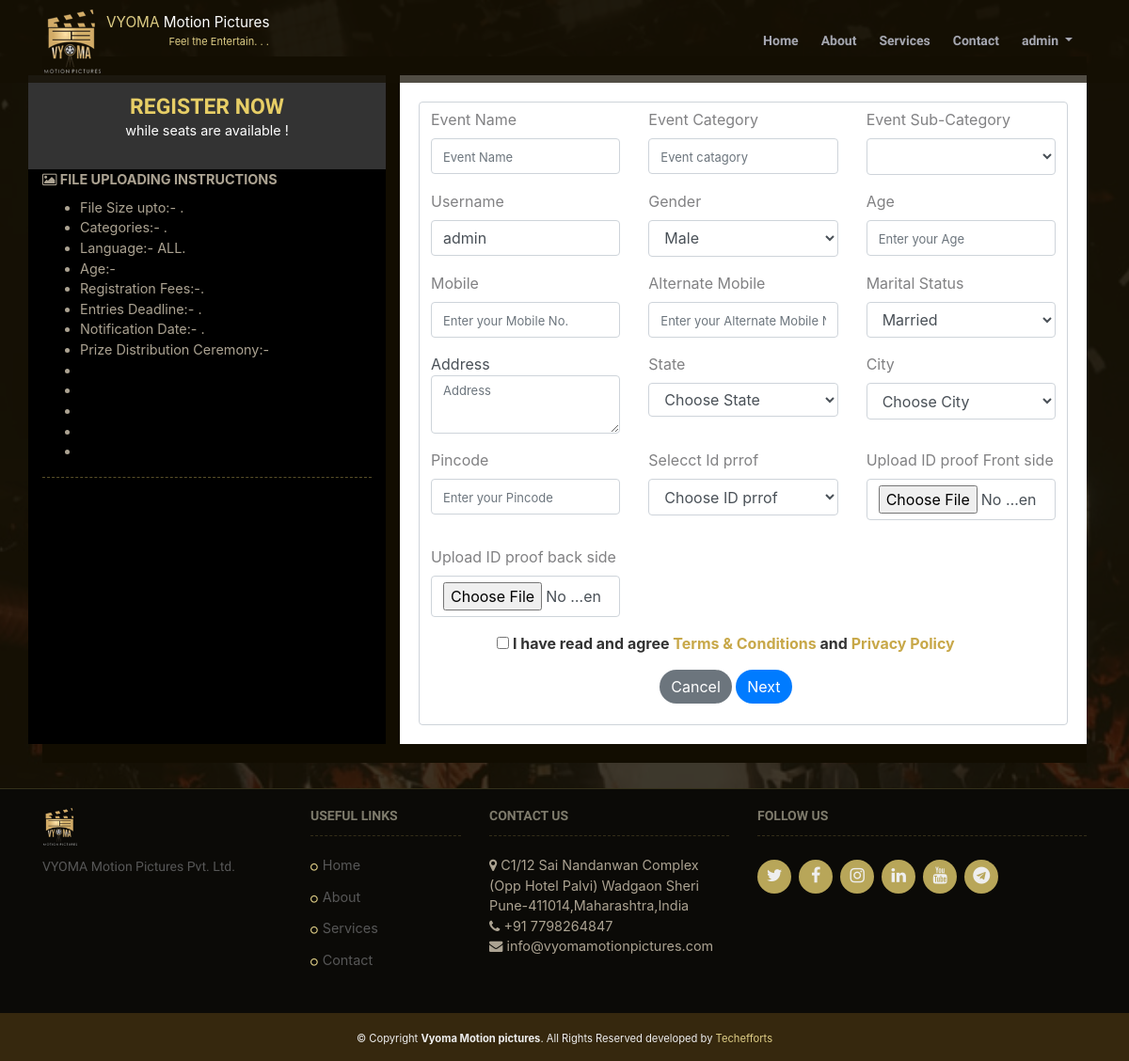
/register/ (signed in), run on an earlier commit of the app's database.
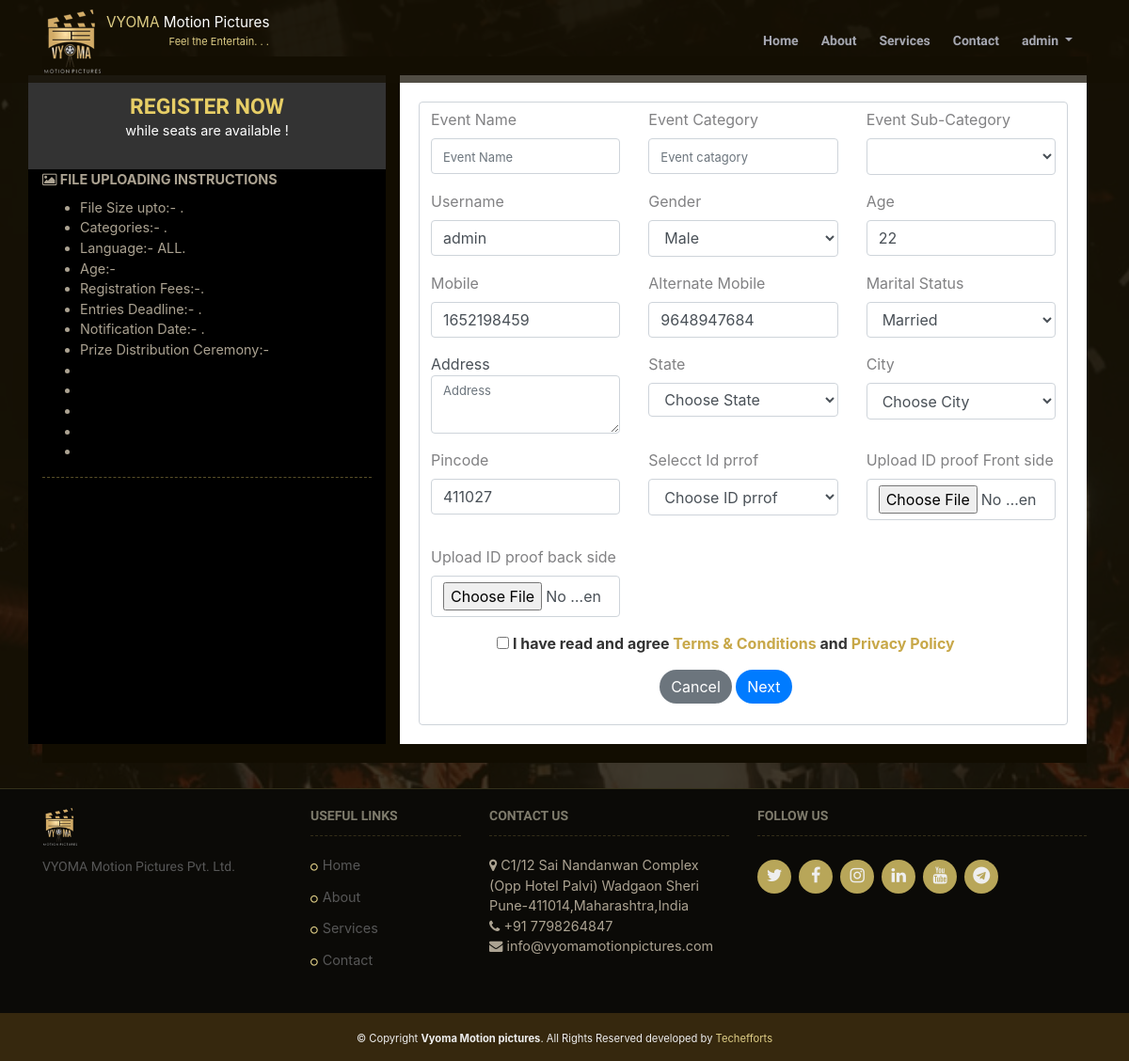
And on a later commit of the database.
### event_reg/models.py (models this page shows)
class user_reg(models.Model):
    user=models.ForeignKey(settings.AUTH_USER_MODEL, on_delete=models.CASCADE, null=True, default=None)
    event=models.ForeignKey(event,on_delete=models.CASCADE, null=True, default=None)
    event_sub_category=models.CharField(max_length=80,null=True,blank=True)
    first_name=models.CharField(max_length=125,null=True,blank=True)
    Last_name=models.CharField(max_length=125,null=True,blank=True)
    Email=models.EmailField(max_length=254,null=True,blank=True)
    gender = models.CharField(max_length=1,null=True,blank=True, choices=GENDER_CHOICES)
    age=models.IntegerField(null=True,blank=True)
    mobile=models.IntegerField(null=True,blank=True)
    alternamte_mobile=models.IntegerField(null=True,blank=True)
    marital_status=models.CharField(max_length=1,null=True,blank=True)
    birthdate=models.CharField(max_length=100,null=True,blank=True)
    address=models.TextField(blank=True,null=True)
    city=models.CharField(max_length=50,null=True,blank=True)
    state=models.CharField(max_length=50,null=True,blank=True)
    pincode=models.IntegerField(null=True,blank=True)
    id_proof=models.CharField(max_length=50,null=True,blank=True)
    identity_proof=models.ImageField(upload_to="identity_proof/",verbose_name='identity_proof',null=True,blank=True)
    identity_proof_back=models.ImageField(upload_to="identity_proof/",verbose_name='identity_proof',null=True,blank=True)

### event_reg/views.py (the view, shortened to what this page needs)
# urls.py: path('register/', views.register, name ='register'),
@login_required
def register(request,pk=None):
	try:
			reg_user=user_reg.objects.get(Email=request.user.email)
			print ("regrister_user_id",request.user.email)
	except:
			reg_user=None
			pass
	return render(request,'Register-now.html',{"reg_user":reg_user})

### templates/Register-now.html (shortened to what the changed rows need)
{% extends 'master.html' %}
{% load static %}
{% block content %}
    <section id="innerpage">
        <div class="container wow fadeInUp">
          <main  id="main" class="bg-white">
            <div class="row">
                <div class="col-lg-4 col-md-4 bg-white col-sm-12 hidden-xs">
                    <div class="row">
                        <div class="col-lg-12 col-md-12 side-img-content">
                            <h2>Register now </h2>
                        </div>
                      </div>
                </div>
                <aside class="col-sm-12 col-lg-8 col-md-8 p8  content-form">
                        <div class="row">
                            <div class="col-lg-12 col-md-12 ">
                                <div class="white-bg">
                                    <div class="row">
                                        <div class="col-lg-12 col-md-12 mt-2">
                                            <form role="form" enctype="multipart/form-data" class="form-control" method='POST' action="/register/">
                                                <div class="row">
                                                    <div class="col-lg-4 form-group  col-md-4">
                                                        <label>Age</label>
                                                        <input name="age" value="{{reg_user.age}}" class="form-control" type="number" min="7" max="99" placeholder="Enter your Age" required/>
                                                    </div>
                                                    <div class="col-lg-4 form-group  col-md-4">
                                                        <label>   Mobile</label>
                                                        <input class="form-control" value="{{reg_user.mobile}}" type="text" type="tel" name="mobile" pattern="[0-9]{10}" maxlength="10"  placeholder="Enter your Mobile No." required/>
                                                    </div>
                                                    <div class="col-lg-4 form-group  col-md-4">
                                                        <label>   Alternate Mobile</label>
                                                        <input class="form-control" type="text" type="tel" name="alternamte_mobile" value="{{reg_user.alternamte_mobile}}" pattern="[0-9]{10}" maxlength="10"  placeholder="Enter your Alternate Mobile No." required/>
                                                    </div>
                                                    <div class="col-lg-4 col-md-4">
                                                        <div class="form-group">
                                                            <select name="marital_status" value="{{reg_user.marital_status}}"class="select form-control">
                                                                <option>Married</option>
                                                            </select>
                                                        </div>
                                                    </div>
                                                    <div class="col-lg-4 form-group col-md-4">
                                                        <lable>Address</lable>
                                                        <textarea   name="address" value="{{reg_user.address}}"class="form-control" rows="2" placeholder="Address"></textarea required>
                                                    </div>
                                                    <div class="col-lg-4 col-md-4">
                                                        <div class="form-group">
                                                            <select value="{{reg_user.state}}" class="select form-control" name="state" id="countrySelect" size="1" onchange="makeSubmenu(this.value)" required>
                                                                <option value="" disabled selected>Choose State</option>
                                                            </select>
                                                        </div>
                                                    </div>
                                                    <div class="col-lg-4 col-md-4">
                                                        <div class="form-group">
                                                            <select class="select form-control" name="city" id="citySelect" value="{{reg_user.city}}">
                                                                <option value="" disabled selected>Choose City</option>
                                                            </select>
                                                        </div>
                                                    </div>
                                                    <div class="col-lg-4 form-group  col-md-4">
                                                        <label>Pincode</label>
                                                        <input class="form-control" value="{{reg_user.pincode}}" type="text" name="pincode" pattern="[0-9]{6}" maxlength="6" placeholder="Enter your Pincode" />
                                                    </div>
                                            </form>
                                        </div>
                                    </div>
                                </div>
                            </div>
                        </div>
                </aside>
            </div>
    </main>
        </div>
    </section>
{%endblock%}

What changed in the data, as far as the page shows it:
added user_reg: age "22", mobile "1652198459", alternamte_mobile "9648947684", marital_status "Married", address "Address", pincode "411027"
Also different on the page:
form field marital_status: "Married" → (not shown)
form field address: "Address" → (not shown)
form field state: "Choose State" → (not shown)
form field city: "Choose City" → (not shown)
